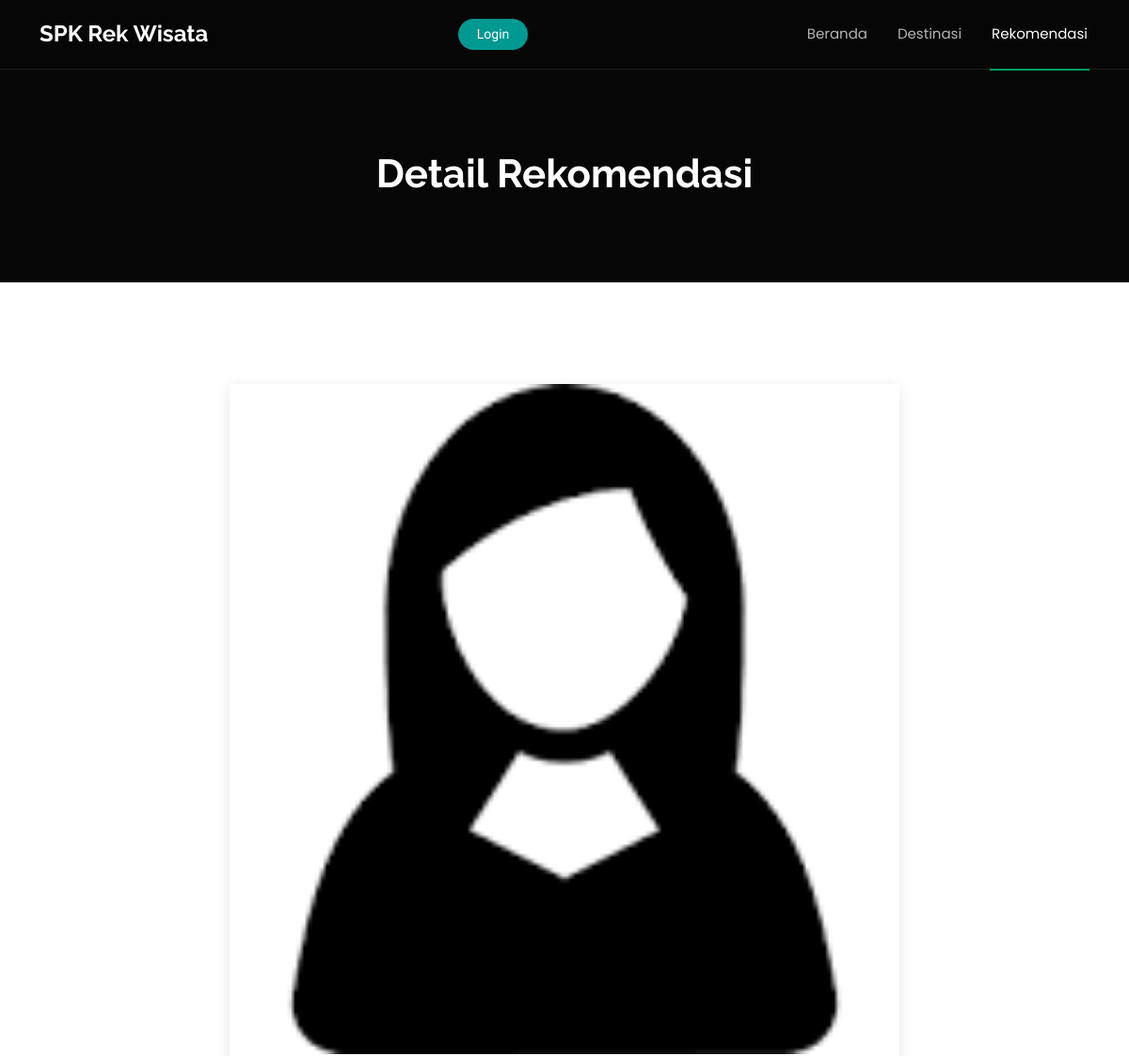
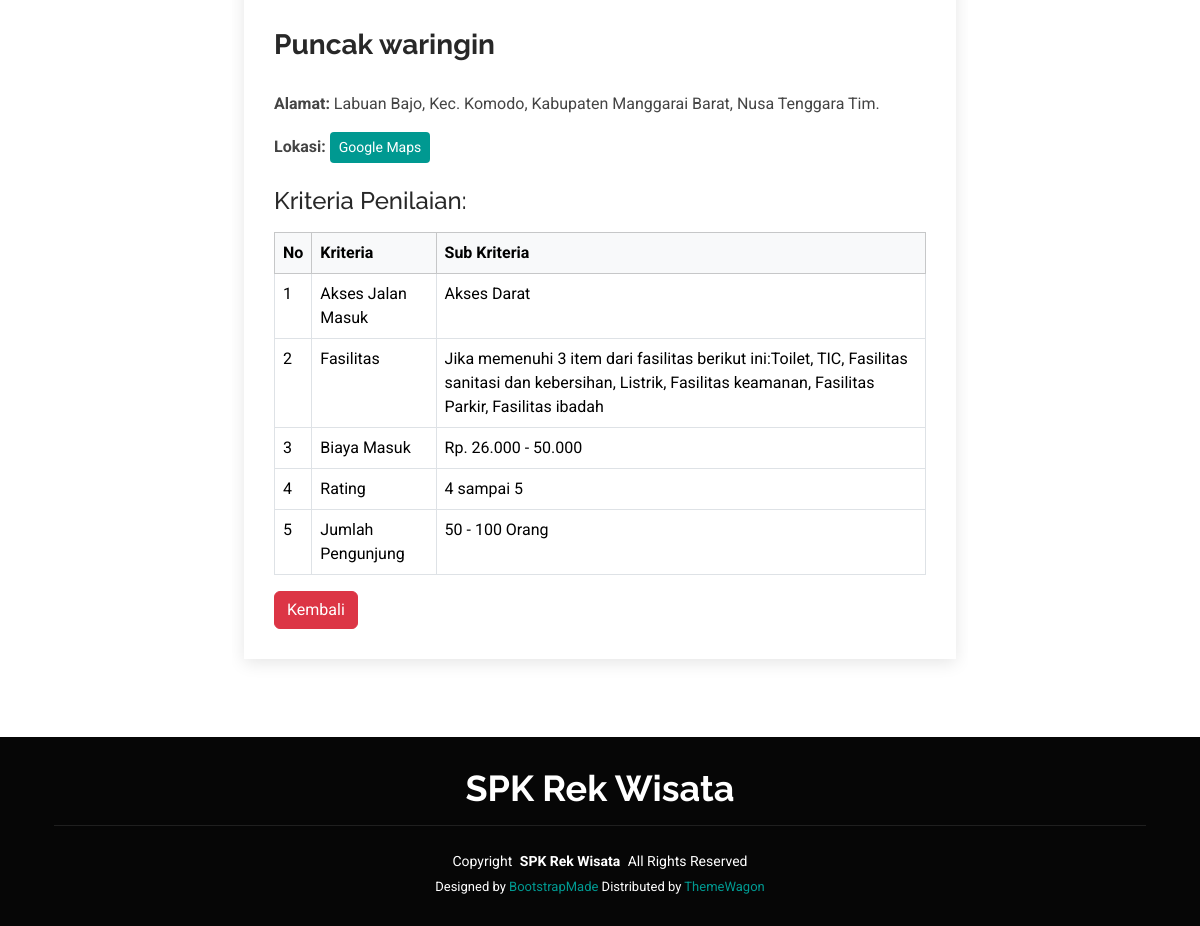
The page /pages/detail_rekomendasi/598 on the database its author committed (2 pictures, top to bottom).
### tables this page shows
CREATE TABLE `alternatif` (
  `id_alternatif` int(11) NOT NULL,
  `nama_alternatif` varchar(255) NOT NULL,
  `gambar` varchar(255) NOT NULL,
  `alamat` text NOT NULL,
  `latitude` varchar(255) NOT NULL,
  `longitude` varchar(255) NOT NULL
);

CREATE TABLE `kec_alt_kriteria` (
  `id_alt_kriteria` int(11) NOT NULL,
  `f_id_alternatif` int(11) NOT NULL,
  `f_id_kriteria` char(3) NOT NULL,
  `f_id_sub_kriteria` int(11) NOT NULL
);

CREATE TABLE `kriteria` (
  `id_kriteria` char(3) NOT NULL,
  `nama_kriteria` varchar(255) NOT NULL,
  `jenis_kriteria` enum('Cost','Benefit') NOT NULL,
  `bobot` decimal(11,2) NOT NULL
);

CREATE TABLE `sub_kriteria` (
  `id_sub_kriteria` int(11) NOT NULL,
  `nama_sub_kriteria` varchar(255) NOT NULL,
  `spesifikasi` text DEFAULT NULL,
  `bobot_sub_kriteria` int(11) NOT NULL,
  `f_id_kriteria` char(3) NOT NULL
);

### application/controllers/Pages.php (called while the page is built, shortened)
<?php
class Pages extends CI_Controller {
	public function detail_rekomendasi($id = null)
	{
		$wisata = $this->db->get_where('alternatif', ['id_alternatif' => $id])->row_array();
		$listWisata = $this->db->query("
			SELECT
				kac.*,
				k.nama_kriteria,
				sk.nama_sub_kriteria,
				sk.spesifikasi
			FROM kec_alt_kriteria kac
			JOIN kriteria k ON k.id_kriteria = kac.f_id_kriteria
			JOIN sub_kriteria sk ON sk.id_sub_kriteria = kac.f_id_sub_kriteria
			WHERE kac.f_id_alternatif = '" . $this->db->escape_str($id) . "'
		")->result_array();
		$data = [
			'listWisata' => $listWisata,
			'wisata' => $wisata,
			'menu' => 'rekomendasi'
		];
		$this->load->view('pages/templates/header', $data);
		$this->load->view('pages/detail_rekomendasi', $data);
		$this->load->view('pages/templates/footer');
	}
}

### index.php (called while the page is built, shortened)
<?php
require_once BASEPATH.'core/CodeIgniter.php';

### application/views/pages/detail_rekomendasi.php (the view)
<div class="page-title dark-background" data-aos="fade"
    style="background-image: url(background-image: url(<?=base_url()?>assets/img/timor_megah.jpg);">
    <div class="container position-relative">
        <h1>Detail Rekomendasi</h1>
    </div>
</div>
<div class="container my-5">
    <div class="row d-flex justify-content-center">
        <div class="col-lg-8">
            <section id="wisata-details" class="blog-details section">
                <div class="container">
                    <article class="article">
                        <div class="post-img mb-4">
                            <img src="<?= base_url('uploads/' . $wisata['gambar']); ?>"
                                alt="<?= $wisata['nama_alternatif']; ?>" class="img-fluid w-100">
                        </div>
                        <h2 class="title"><?= $wisata['nama_alternatif']; ?></h2>
                        <div class="content mb-4">
                            <p><strong>Alamat:</strong> <?= $wisata['alamat']; ?></p>
                            <p><strong>Lokasi:</strong>
                                <a target="_blank" class="btn btn-sm text-white" style="background:#009991"
                                    href="https://www.google.com/maps/dir/?api=1&destination=<?=$wisata['latitude'];?>,<?=$wisata['longitude'];?>">Google
                                    Maps
                                </a>
                            </p>
                        </div>
                        <h4 class="mt-4">Kriteria Penilaian:</h4>
                        <div class="table-responsive">
                            <table class="table table-bordered mt-2">
                                <thead class="table-light">
                                    <tr>
                                        <th>No</th>
                                        <th>Kriteria</th>
                                        <th>Sub Kriteria</th>
                                    </tr>
                                </thead>
                                <tbody>
                                    <?php $no = 1; foreach ($listWisata as $item): ?>
                                    <?php if($item['f_id_kriteria'] != 'C4') :?>
                                    <tr>
                                        <td><?= $no++; ?></td>
                                        <td><?= $item['nama_kriteria']; ?></td>
                                        <td><?= $item['f_id_kriteria'] == 'C1'? $item['nama_sub_kriteria']:$item['spesifikasi']; ?>
                                        </td>
                                    </tr>
                                    <?php endif; ?>
                                    <?php endforeach; ?>
                                </tbody>
                            </table>
                        </div>
                        <a class="btn btn-danger" href="<?=base_url('pages/rekomendasi');?>">Kembali</a>
                    </article>
                </div>
            </section>
        </div>
    </div>
</div>

### assets/css/main.css (style rules this page uses)
:root { --default-font: "Roboto", system-ui, -apple-system, "Segoe UI", Roboto, "Helvetica Neue", Arial, "Noto Sans", "Liberation Sans", sans-serif, "Apple Color Emoji", "Segoe UI Emoji", "Segoe UI Symbol", "Noto Color Emoji"; --heading-font: "Raleway", sans-serif; --nav-font: "Poppins", sans-serif; }
:root { --background-color: #ffffff; --default-color: #444444; --heading-color: #282828; --accent-color: #009991; --surface-color: #ffffff; --contrast-color: #ffffff; }
:root { --nav-color: #ffffff; --nav-hover-color: #009961; --nav-mobile-background-color: #ffffff; --nav-dropdown-background-color: #ffffff; --nav-dropdown-color: #444444; --nav-dropdown-hover-color: #009961; }
.dark-background { --background-color: #060606; --default-color: #ffffff; --heading-color: #ffffff; --surface-color: #252525; --contrast-color: #ffffff; }
:root { scroll-behavior: smooth; }
body { color: var(--default-color); background-color: var(--background-color); font-family: var(--default-font); }
a { color: var(--accent-color); text-decoration: none; transition: 0.3s; }
h1, h2, h3, h4, h5, h6 { color: var(--heading-color); font-family: var(--heading-font); }
.page-title { color: var(--default-color); background-color: var(--background-color); background-size: cover; background-position: center; background-repeat: no-repeat; padding: 160px 0 80px 0; text-align: center; position: relative; }
.page-title:before { content: ""; background-color: color-mix( in srgb, var(--background-color), transparent 50% ); position: absolute; inset: 0; }
.page-title h1 { font-size: 42px; font-weight: 700; margin-bottom: 10px; }
section, .section { color: var(--default-color); background-color: var(--background-color); padding: 60px 0; scroll-margin-top: 72px; overflow: clip; }
.blog-details { padding-bottom: 30px; }
.blog-details .article { background-color: var(--surface-color); padding: 30px; box-shadow: 0 4px 16px rgba(0, 0, 0, 0.1); }
.blog-details .post-img { margin: -30px -30px 20px -30px; overflow: hidden; }
.blog-details .title { color: var(--heading-color); font-size: 28px; font-weight: 700; padding: 0; margin: 30px 0; }
.blog-details .content { margin-top: 20px; }

### rows shown on the page
alternatif: gambar (picture), nama_alternatif "Puncak waringin", alamat "Labuan Bajo, Kec. Komodo, Kabupaten Manggarai Barat, Nusa Tenggara Tim."
kec_alt_kriteria: f_id_kriteria.nama_kriteria "Akses Jalan Masuk", f_id_sub_kriteria.nama_sub_kriteria "Akses Darat"
kec_alt_kriteria: f_id_kriteria.nama_kriteria "Fasilitas", f_id_sub_kriteria.spesifikasi "Jika memenuhi 3 item dari fasilitas berikut ini:Toilet, TIC, Fasilitas sanitasi dan kebersihan, Listrik, Fasilitas keamanan, Fasilitas Parkir, Fasilitas ibadah"
kec_alt_kriteria: f_id_kriteria.nama_kriteria "Biaya Masuk", f_id_sub_kriteria.spesifikasi "Rp. 26.000 - 50.000"
kec_alt_kriteria: f_id_kriteria.nama_kriteria "Rating", f_id_sub_kriteria.spesifikasi "4 sampai 5"
kec_alt_kriteria: f_id_kriteria.nama_kriteria "Jumlah Pengunjung", f_id_sub_kriteria.spesifikasi "50 - 100 Orang"
